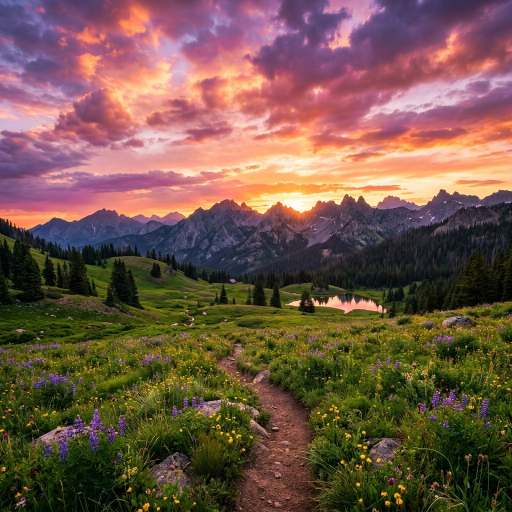
#> input picture test_nonoct.jpg, 1024 x 1024 px (shown at 1/2 size); its folder holds only this picture in this run
$ python -i ood_detector.py   (imports and definitions only)   (older library calls are emulated)
#> lines starting #> are read from the running program, lines starting #| are printed output that depends on the picture
# ================================================================
# RETINASCAN AI — Out-of-Distribution (OOD) Detector
# ================================================================
# Feature-space OOD detection using ConvNeXt-Tiny penultimate layer.
#
# Strategy:
#   1. Extract feature vectors from the model's penultimate layer
#      (after global average pooling, before classifier head).
#   2. At startup, store individual reference feature vectors from
#      the demo OCT images (one per class).
#   3. At inference time, compute cosine similarity between the
#      test image features and EACH reference vector, then use the
#      MAXIMUM similarity (nearest-class match).
#   4. Combine with OCT-specific structural analysis (vertical
#      intensity profile, speckle noise pattern).
#   5. Apply a multi-signal gating check: the image must satisfy
#      multiple OCT-characteristic tests simultaneously.
#
# KEY INSIGHT: Because ConvNeXt is trained for 4-way classification,
# the 4 class clusters are maximally separated in feature space
# (negative cosine similarity between classes). A centroid-based
# approach fails because averaging vectors pointing in opposite
# directions produces a near-zero vector. Instead, we use the
# MAX similarity to any individual reference (nearest-class match).
#
# This does NOT modify the model or retrain anything.
# ================================================================

import numpy as np
import cv2
from PIL import Image
from pathlib import Path

import torch
import torch.nn.functional as F


# ================================================================
# FEATURE EXTRACTION HOOK
# ================================================================
class FeatureExtractor:
    """Extract features from ConvNeXt penultimate layer."""

    # [6 lines left out: function __init__, not called in this run]

    def _hook_fn(self, module, input, output):
        self.features = output.detach()

    # [6 lines left out: function extract, not called in this run]

    def cleanup(self):
        self._hook.remove()


# ================================================================
# OCT STRUCTURAL ANALYSIS
# ================================================================
def analyze_oct_structure(image_array):
    """
    Analyze whether the image has OCT B-scan structural characteristics.

    OCT B-scans have a distinctive pattern:
      - Horizontal layered structure (retinal layers)
      - Dark regions above (vitreous) and below (choroid/sclera)
      - Bright band in the middle (retinal layers)
      - Speckle noise texture characteristic of interferometry
      - Relatively uniform horizontal bands
      - High horizontal edge energy relative to vertical
      - Characteristic aspect ratio of intensity distribution

    Returns:
        dict with structural analysis scores
    """
    # Convert to grayscale if needed
    if image_array.ndim == 3:
        gray = cv2.cvtColor(image_array, cv2.COLOR_RGB2GRAY)
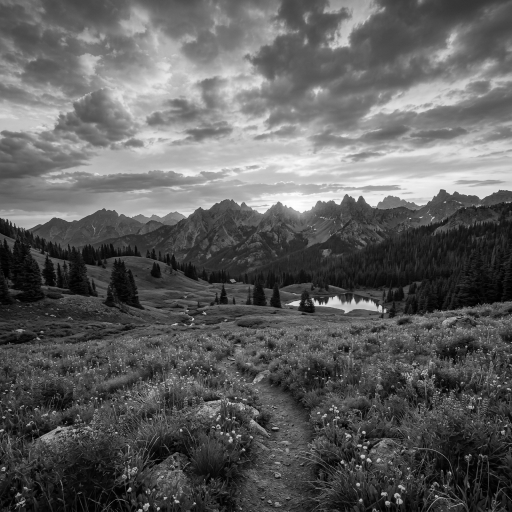
#> gray: shape (1024, 1024) (shown at 1/2 size); min 0, max 255, mean 94.2
    else:
        gray = image_array.copy()

    # Resize to consistent size for analysis
    gray = cv2.resize(gray, (224, 224))
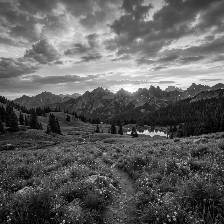
#> gray: shape (224, 224); min 0, max 254, mean 94.1

    scores = {}

    # --- Check 1: Vertical Intensity Profile ---
    vertical_profile = gray.mean(axis=1)
#> vertical_profile = 224 values, max 189 at index 74, min 26.97 at index 121, mean 94.08
    profile_normalized = vertical_profile / (vertical_profile.max() + 1e-8)
#> profile_normalized = 224 values, max 1 at index 74, min 0.143 at index 121, mean 0.498

    fifths = np.array_split(profile_normalized, 5)
#> fifths = 5 items
    top_mean = (fifths[0].mean() + fifths[1].mean()) / 2
#> top_mean = 0.758
    mid_mean = fifths[2].mean()
#> mid_mean = 0.299
    bot_mean = (fifths[3].mean() + fifths[4].mean()) / 2
#> bot_mean = 0.334

    layer_contrast = mid_mean - (top_mean + bot_mean) / 2
#> layer_contrast = -0.248
    scores['layer_contrast'] = float(layer_contrast)

    profile_std = float(np.std(profile_normalized))
#> profile_std = 0.244
    scores['vertical_profile_std'] = profile_std

    # --- Check 2: Horizontal Edge Dominance ---
    sobel_h = cv2.Sobel(gray, cv2.CV_64F, 0, 1, ksize=3)
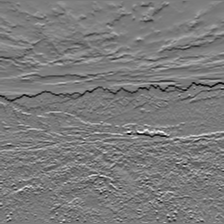
#> sobel_h: shape (224, 224) float64; min -639, max 682, mean -2.1; drawn with min black and max white
    sobel_v = cv2.Sobel(gray, cv2.CV_64F, 1, 0, ksize=3)
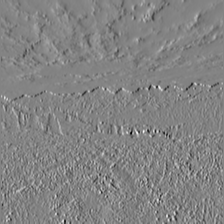
#> sobel_v: shape (224, 224) float64; min -685, max 647, mean 0; drawn with min black and max white
    h_energy = np.sum(sobel_h ** 2)
#> h_energy = 519710624
    v_energy = np.sum(sobel_v ** 2)
#> v_energy = 276011564
    total_energy = h_energy + v_energy + 1e-10
#> total_energy = 795722188
    h_dominance = float(h_energy / total_energy)
#> h_dominance = 0.653
    scores['h_edge_dominance'] = h_dominance

    # --- Check 3: Speckle Noise Measure ---
    blur = cv2.GaussianBlur(gray.astype(np.float64), (5, 5), 0)
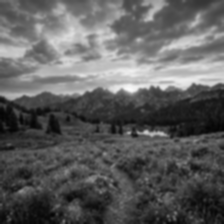
#> blur: shape (224, 224) float64; min 5.44, max 250.7, mean 94.1
    local_var = np.mean((gray.astype(np.float64) - blur) ** 2)
#> local_var = 215.1
    mean_intensity = gray.mean() + 1e-8
#> mean_intensity = 94.08
    speckle_index = float(np.sqrt(local_var) / mean_intensity)
#> speckle_index = 0.156
    scores['speckle_index'] = speckle_index

    # --- Check 4: Row-wise Correlation ---
    row_correlations = []
    for i in range(0, gray.shape[0] - 1, 4):
        row_a = gray[i].astype(np.float64)
        row_b = gray[i + 1].astype(np.float64)
        if row_a.std() > 0 and row_b.std() > 0:
            corr = np.corrcoef(row_a, row_b)[0, 1]
            if not np.isnan(corr):
                row_correlations.append(corr)
#> this loop made 56 passes
#> corr on passes 1 to 12: 0.981, 0.964, 0.95, 0.951, 0.952, 0.903, 0.946, 0.973, 0.949, 0.956, 0.921, 0.928
#> after the loop, row_correlations = 56 values, max 0.981 at index 0, min 0.286 at index 47, mean 0.705
    avg_row_corr = float(np.mean(row_correlations)) if row_correlations else 0.0
#> avg_row_corr = 0.705
    scores['row_correlation'] = avg_row_corr

    # --- Check 5: Intensity Distribution ---
    hist = cv2.calcHist([gray], [0], None, [256], [0, 256]).flatten()
#> hist = 256 values, max 437 at index 77, min 0 at index 255, mean 196
    hist = hist / hist.sum()
#> hist = 256 values, max 0.00871 at index 77, min 0 at index 255, mean 0.00391
    dark_fraction = float(hist[:80].sum())
#> dark_fraction = 0.461
    scores['dark_fraction'] = dark_fraction

    # --- Check 6: Horizontal Band Continuity ---
    row_edge_energies = np.sum(np.abs(sobel_h), axis=1)
#> row_edge_energies = 224 values, max 32352 at index 134, min 0 at index 0, mean 15802.6
    total_row_energy = np.sum(row_edge_energies) + 1e-10
#> total_row_energy = 3539780
    sorted_energies = np.sort(row_edge_energies)[::-1]
#> sorted_energies = 224 values, max 32352 at index 0, min 0 at index 222, mean 15802.6
    top_30pct_rows = int(0.3 * len(sorted_energies))
#> top_30pct_rows = 67
    energy_concentration = float(
        np.sum(sorted_energies[:top_30pct_rows]) / total_row_energy
    )
#> energy_concentration = 0.417
    scores['edge_concentration'] = energy_concentration

    # --- Check 7: Texture Complexity ---
    laplacian = cv2.Laplacian(gray, cv2.CV_64F)
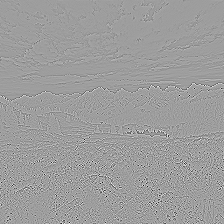
#> laplacian: shape (224, 224) float64; min -601, max 372, mean 0; drawn with min black and max white
    lap_mean = float(np.mean(np.abs(laplacian)))
#> lap_mean = 41.05
    lap_std = float(np.std(laplacian))
#> lap_std = 65.02
    texture_ratio = lap_std / (lap_mean + 1e-8)
#> texture_ratio = 1.58
    scores['texture_ratio'] = texture_ratio

    # --- Check 8: Vertical Symmetry of Edge Pattern ---
    top_half_edges = np.sum(np.abs(sobel_h[:112]))
#> top_half_edges = 1626569
    bot_half_edges = np.sum(np.abs(sobel_h[112:]))
#> bot_half_edges = 1913211
    total_half = top_half_edges + bot_half_edges + 1e-10
#> total_half = 3539780
    edge_balance = 1.0 - abs(top_half_edges - bot_half_edges) / total_half
#> edge_balance = 0.919
    scores['edge_balance'] = float(edge_balance)

    return scores


# [134 lines left out: functions compute_structural_oct_score, count_oct_indicators, not called in this run]


# ================================================================
# COMBINED OOD DETECTION
# ================================================================
class OCTDomainValidator:
    """
    Combined OOD detector using:
      1. Feature-space cosine similarity (ConvNeXt penultimate layer)
      2. OCT structural analysis (texture/pattern checks)
      3. Multi-signal gating (must satisfy multiple OCT indicators)

    The feature extractor compares the input against reference OCT images.
    The structural analysis checks for OCT-specific image patterns.
    The multi-signal gating ensures non-OCT images can't slip through
    by coincidentally matching one or two OCT characteristics.

    IMPORTANT: Because the classifier maps different OCT classes to
    opposite corners of feature space (negative inter-class cosine
    similarity), we use MAX similarity to any individual reference
    rather than centroid similarity.
    """

    # Thresholds calibrated from comprehensive testing:
    # Real OCT structural scores: 0.61-0.73
    # Non-OCT (car photo): ~0.44 combined
    # Synthetic adversarial: 0.55 combined (horizontal lines)
    STRUCTURAL_SCORE_THRESHOLD = 0.45
    COMBINED_THRESHOLD = 0.50
    MIN_OCT_INDICATORS = 5  # Must satisfy at least 5 of 7 OCT indicators

    # [171 lines left out: functions __init__, initialize_reference, compute_feature_similarity, validate, not called in this run]

>>> import cv2
>>> picture = cv2.cvtColor(cv2.imread('../test_nonoct.jpg'), cv2.COLOR_BGR2RGB)
>>> result = analyze_oct_structure(picture)
#> result = 9 items
